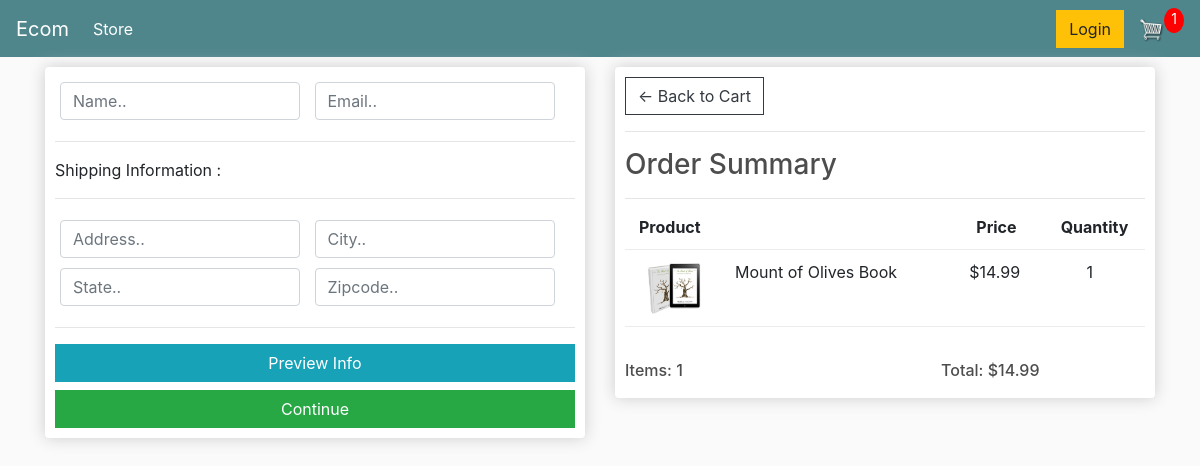
Screenshot of /checkout/ (signed in) with the database file from the repository.
### store/models.py (models this page shows, shortened)
class OrderItem(models.Model):
    product = models.ForeignKey(Product, on_delete=models.SET_NULL, null=True)
    order = models.ForeignKey(Order, on_delete=models.SET_NULL, null=True)
    quantity = models.IntegerField(default=0, null=True, blank=True)
    date_added = models.DateField(auto_now_add=True)
    @property
    def get_total(self):
        total = self.product.price * self.quantity
        return total

class Product(models.Model):
    name = models.CharField(max_length=200)
    price = models.DecimalField(max_digits=5, decimal_places=2)
    digital = models.BooleanField(default=False, null=True, blank=True)
    image = models.ImageField(upload_to='products/', null=True, blank=True)
    @property
    def imageURL(self):
        try:
            url = self.image.url
        except:
            url = ''
        return url

class Order(models.Model):
    customer = models.ForeignKey(Customer, on_delete=models.SET_NULL, null=True, blank=True)
    date_ordered = models.DateTimeField(auto_now_add=True)
    complete = models.BooleanField(default=False)
    transaction_id = models.CharField(max_length=100, null=True)
    @property
    def get_cart_total(self):
        orderitems = self.orderitem_set.all()
        total = sum([item.get_total for item in orderitems])
        return round(total,2)
    @property
    def get_cart_items(self):
        orderitems = self.orderitem_set.all()
        total = sum([item.quantity for item in orderitems])
        return total
    @property
    def shipping(self):
        shipping = False
        orderitems = self.orderitem_set.all()
        for i in orderitems:
            if(i.product.digital == False):
                shipping = True
        return shipping

### store/views.py (the view)
# urls.py: path('checkout/', views.checkout , name="checkout"),
def checkout(request):
    data = cartData(request)
    cartItems = data['cartItems']
    items = data['items']
    order = data['order']
    context = {'items' : items, 'order' : order , 'cartItems' : cartItems}
    return render(request, 'store/checkout.html', context)

### store/utils.py (called while the page is built)
def cartData(request):
    if request.user.is_authenticated:
        customer = request.user.customer
        order, created = Order.objects.get_or_create(customer=customer, complete=False)
        items = order.orderitem_set.all()
        cartItems = order.get_cart_items
    else:
        cookieData = cookieCart(request)
        cartItems = cookieData['cartItems']
        items = cookieData['items']
        order = cookieData['order']
    return{'items': items, 'order': order , 'cartItems': cartItems}

### store/templates/store/checkout.html (shortened to what this page needs)
{% extends 'store/main.html' %}
{% load static %}
{% block content %}
    <div class="row">
        <div class="col-lg-6">
            <div class="box-element" id="form-wrapper">
                <form id="form">
                    <div id="user-info">
                        <div class="form-field">
                            <input required class="form-control" type="text" name="name" placeholder="Name.." >
                        </div>
                        <div class="form-field">
                            <input required class="form-control" type="email" name="email" placeholder="Email.." >
                        </div>
                    </div>
                    <div id="shipping-info">
                        <hr>
                        <p>Shipping Information :</p>
                        <hr>
                        <div class="form-field">
                            <input required class="form-control" type="text" name="address" placeholder="Address.." >
                        </div>
                        <div class="form-field">
                            <input required class="form-control" type="text" name="city" placeholder="City.." >
                        </div>
                        <div class="form-field">
                            <input required class="form-control" type="text" name="state" placeholder="State.." >
                        </div>
                        <div class="form-field">
                            <input required class="form-control" type="text" name="zipcode" placeholder="Zipcode.." >
                        </div>
                    </div>
                    <hr>
                    <input id="preview-button" class="btn btn-info btn-block" type="button" value="Preview Info">
                    <input id="form-button" class="btn btn-success btn-block" type="submit" value="Continue" >
                </form>
            </div>
            <br>
        </div>
        <div class="col-lg-6">
            <div class="box-element">
                <a class="btn btn-outline-dark" href="{% url 'cart'%}">&#x2190; Back to Cart</a>
                <hr>
                <h3>Order Summary</h3>
                <hr>
                <div class="cart-row">
                    <div style="flex:4 ; margin-left: 14px;"><strong>Product</strong></div>
                    <div style="flex:1"><strong>Price</strong></div>
                    <div style="flex:1"><strong>Quantity</strong></div>
                </div>
                {% for item in items %}
                <div class="cart-row">
                    <div style="flex:1"><img class="row-image" src="{{item.product.imageURL}}"></div>
                    <div style="flex:4 ; margin-left: 10px;"><p>{{item.product.name}}</p></div>
                    <div style="flex:2"><p>${{item.product.price}}</p></div>
                    <div style="flex:1"><p>{{item.quantity}}</p></div>
                </div>
                {% endfor %}
                <br>
                <div style="display:flex">
                    <h6 style="flex: 6.2;">Items: {{order.get_cart_items}}</h6>
                    <h6 style="flex: 4;">Total:   ${{order.get_cart_total}}</h6>
                </div>
            </div>
        </div>
    </div>
{% endblock content %}

### static/css/Main.css (style rules this page uses)
body { background-color: hsl(0, 0%, 98%); }
h1,h2,h3,h4,h5,h6 { color:hsl(0, 0%, 30%); }
.box-element { box-shadow:hsl(0, 0%, 80%) 0 0 16px; background-color: #fff; border-radius: 4px; padding: 10px; }
.col-lg-4, .col-lg-6, .col-lg-8, .col-lg-12 { margin-top: 10px; }
.btn { border-radius: 0; }
.row-image { width: 100px; }
.form-field { width:250px; display: inline-block; padding: 5px; }
.cart-row { display: flex; align-items: flex-stretch; padding-bottom: 10px; margin-bottom: 10px; border-bottom: 1px solid #ececec; }

### rows the page displays
OrderItem: product.imageURL (picture), product.name "Mount of Olives Book", product.price "14.99", quantity "1"
Order: get_cart_items "1", get_cart_total "14.99"

### other values shown
{{ cartItems }} "1"
